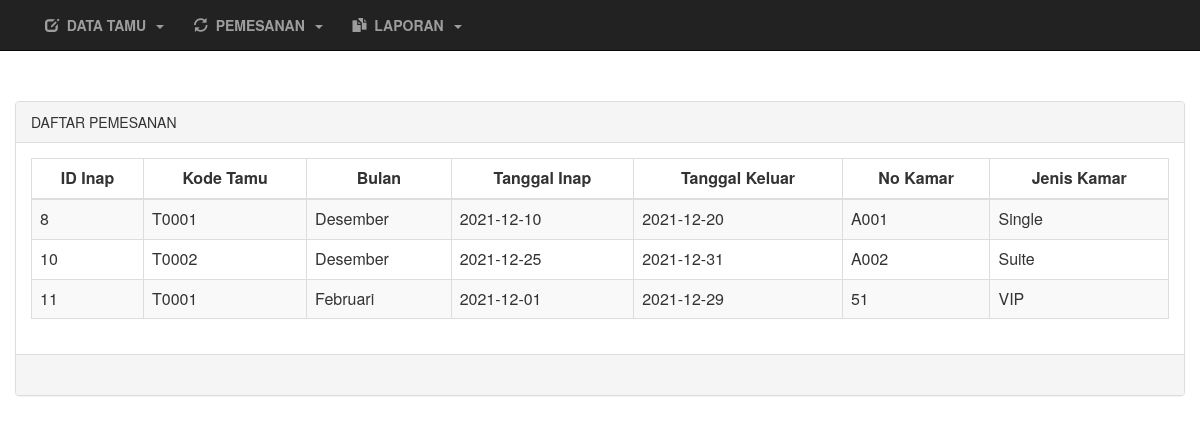
The page /?menu=reservasi on the database its author committed.
### tables this page shows
CREATE TABLE `tabel_inap` (
  `id_inap` int(100) NOT NULL,
  `bulan` varchar(128) NOT NULL,
  `kode_tamu` varchar(11) NOT NULL,
  `tgl_inap` date NOT NULL,
  `tgl_keluar` date NOT NULL,
  `no_kamar` varchar(256) NOT NULL,
  `jenis_kamar` varchar(11) NOT NULL
);

### reservasi.php (the view, shortened to what this page needs)
<!DOCTYPE html>
<html>
<head>
</head>
<body>
	<div class="container">
		<div class="row">
			<div class="col-md-20">
				<div class="col-md-20">
					<div class="panel panel-default">
						<div class="panel-heading">DAFTAR PEMESANAN</div>
						<div class="panel-body">
							<div class="table-responsive">
								<table class="table table-bordered table-striped table-hover">
									<thead>
										<th style="text-align: center;">ID Inap</th>
										<th style="text-align: center;">Kode Tamu</th>
										<th style="text-align: center;">Bulan</th>
										<th style="text-align: center;">Tanggal Inap</th>
										<th style="text-align: center;">Tanggal Keluar</th>
										<th style="text-align: center;">No Kamar</th>
										<th style="text-align: center;">Jenis Kamar</th>
									</thead>
									<tbody>
										<?php
										include('../config/koneksi.php');
										$data = mysqli_query($koneksi, 'select * from tabel_inap');
										while ($r = mysqli_fetch_array($data)) {
										?>
											<tr>
												<td><?php echo $r['id_inap'] ?></td>
												<td><?php echo $r['kode_tamu'] ?></td>
												<td><?php echo $r['bulan'] ?></td>
												<td><?php echo $r['tgl_inap'] ?></td>
												<td><?php echo $r['tgl_keluar'] ?></td>
												<td><?php echo $r['no_kamar'] ?></td>
												<td><?php echo $r['jenis_kamar'] ?></td>
											</tr>
										<?php } ?>
									</tbody>
								</table>
							</div>
						</div>
						<div class="panel-footer">&nbsp;</div>
					</div>
				</div>
			</div>
		</div>
	</div>
</body>
</html>

### rows shown on the page
tabel_inap: id_inap "8", kode_tamu "T0001", bulan "Desember", tgl_inap "2021-12-10", tgl_keluar "2021-12-20", no_kamar "A001", jenis_kamar "Single"
tabel_inap: id_inap "10", kode_tamu "T0002", bulan "Desember", tgl_inap "2021-12-25", tgl_keluar "2021-12-31", no_kamar "A002", jenis_kamar "Suite"
tabel_inap: id_inap "11", kode_tamu "T0001", bulan "Februari", tgl_inap "2021-12-01", tgl_keluar "2021-12-29", no_kamar "51", jenis_kamar "VIP"
